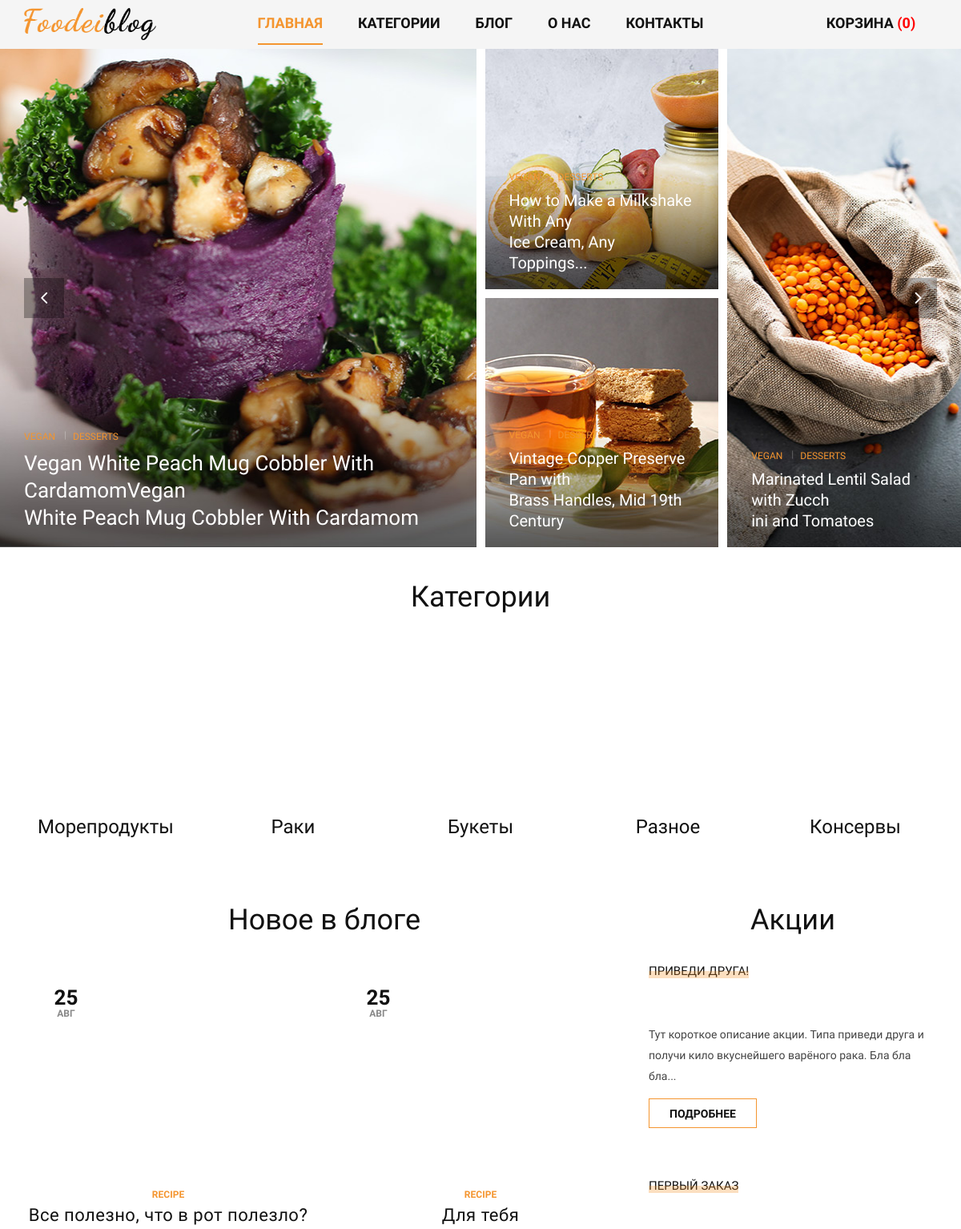
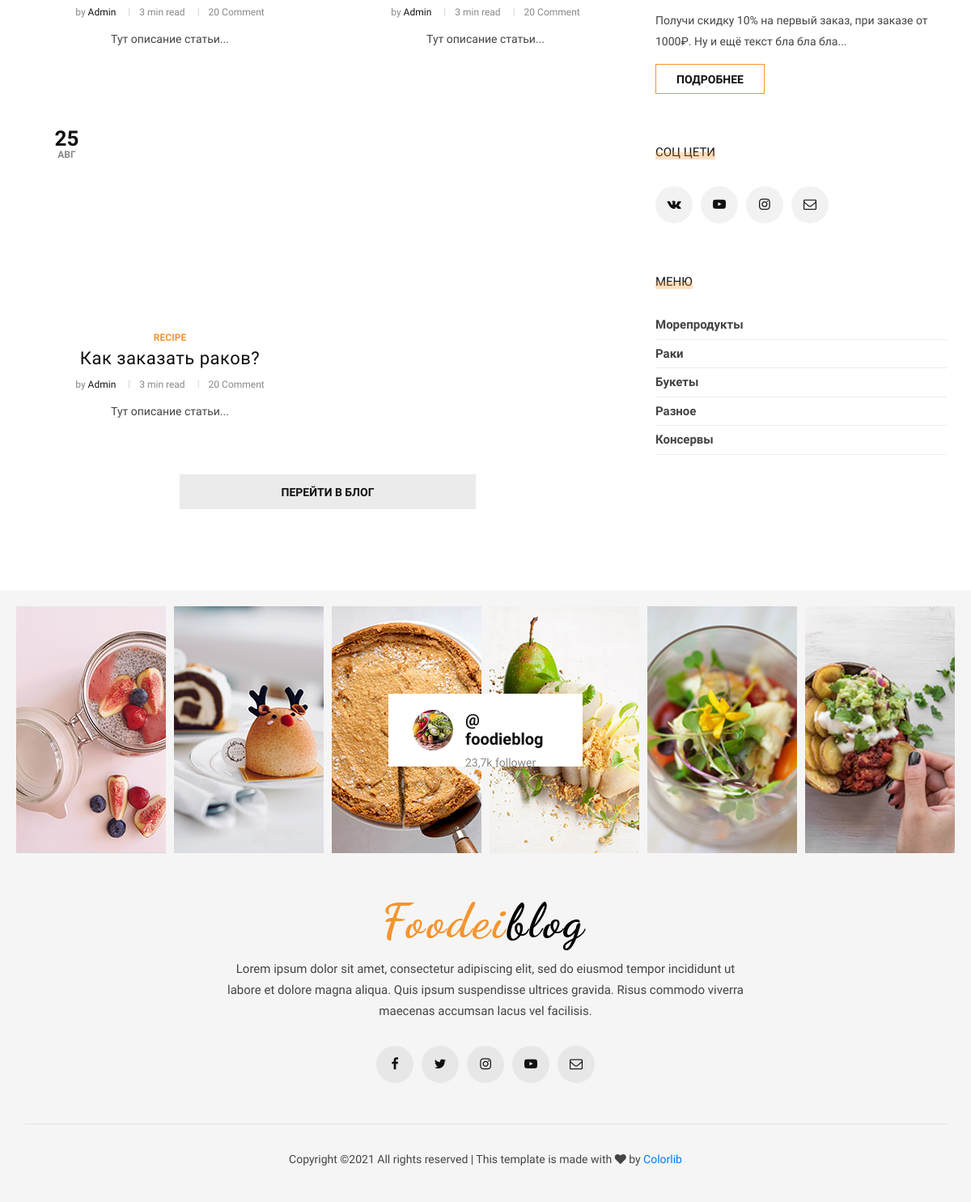
The page / on the database its author committed (2 pictures, top to bottom).
### mainapp/models.py (models this page shows, shortened)
class Category(models.Model):
    name = models.CharField(max_length=255, verbose_name='Имя категории')
    slug = models.SlugField(max_length=255, unique=True)
    image = models.ImageField('Изображение', upload_to='categories', null=True, blank=True)
    description = models.CharField('Описание', max_length=255, null=True, blank=True)
    class Meta:
        verbose_name = 'Категория'
        verbose_name_plural = 'Категории'
    def get_absolute_url(self):
        return reverse('category_detail', args=[str(self.slug)])

class Blog(models.Model):
    title = models.CharField('Заголовок', max_length=250)
    text = models.TextField('Текст', max_length=2000)
    short_text = models.TextField('Описание', max_length=500, blank=True, null=True)
    image_large = models.ImageField('Большое изображение', upload_to='img/blog/large')
    image_small = models.ImageField('Маленькое изображение', upload_to='img/blog/small')
    slug = models.SlugField(unique=True)
    date = models.DateField('Дата', default=timezone.now)
    published = models.BooleanField('Опубликовано', default=False)
    class Meta:
        verbose_name = 'Блог'
        verbose_name_plural = 'Блог'
    def get_absolute_url(self):
        return reverse('blog_detail', args=[str(self.slug)])

class Promo(models.Model):
    name = models.CharField('Название', max_length=250)
    text = models.TextField('Текст', max_length=2000)
    short_text = models.TextField('Короткий текст', max_length=1000)
    image = models.ImageField('Изображение', upload_to='promo')
    small_image = models.ImageField('Превью', upload_to='promo')
    slug = models.SlugField(unique=True)
    date = models.DateField('Дата', default=timezone.now)
    published = models.BooleanField('Опубликовано', default=False)
    class Meta:
        verbose_name = 'Акция'
        verbose_name_plural = 'Акции'

### mainapp/views.py (the view)
# urls.py: path('', home, name='home'),
def home(request):
    if 'cart_pk' not in request.session:
        cart = Cart.objects.create()
        cart_pk = cart.pk
        cart.save()
        request.session['cart_pk'] = cart_pk
    cart = Cart.objects.get(pk=request.session['cart_pk'])
    products = Product.objects.all()
    promo = Promo.objects.all()
    images = CarouselImages.objects.filter(category__name='На главной', is_active=True)
    blog = Blog.objects.all()[:5]
    context = {
        'products': products,
        'category': Category.objects.all(),
        'cart_product_count': cart.total_products,
        'images': images,
        'promo': promo,
        'blog': blog,
    }
    return render(request, 'home.html', context)

### mainapp/templates/home.html
{% load static %}
{% include 'head.html' %}
<body>
{% include 'header.html' %}
{% include 'slider.html' %}
<section class="categories spad">
  <div class="container">
    <h2 style="text-align: center; margin: 30px 30px">Категории</h2>
    <div class="row">
      {% for item in category %}
        <div class="col-lg col-md-6 col-sm-6">
          <a href="{{ item.get_absolute_url }}">
            <div class="categories__item set-bg"
                 data-setbg="{{ item.image.url }}">
              <div class="hero__inside__item__text">
                <div class="hero__inside__item--text">
                  <h4 style="margin-bottom: 30px; background-color: white; text-align: center">{{ item.name }}</h4>
                </div>
              </div>
            </div>
          </a>
        </div>
      {% endfor %}
    </div>
  </div>
  <div class="categories__post">
    <div class="container">
      <div class="row">
        <div class="col-lg-8 hero__inside__item--metacol-md-8">
          <h2 style="text-align: center; margin: 30px 30px">Новое в блоге</h2>
          <div class="row">
            {% for item in blog %}
              <div class="categories__post__item col-6">
              <div class="categories__post__item__pic small__item set-bg"
                   data-setbg="{{ item.image_small.url }}">
                <div class="post__meta">
                  <h4>{{ item.date|date:'d' }}</h4>
                  <span>{{ item.date|date:'M' }}</span>
                </div>
              </div>
              <div class="categories__post__item__text">
                <span class="post__label">Recipe</span>
                <h3><a href="{{ item.get_absolute_url }}">{{ item.title }}</a></h3>
                <ul class="post__widget">
                  <li>by <span>Admin</span></li>
                  <li>3 min read</li>
                  <li>20 Comment</li>
                </ul>
                <p>{{ item.short_text }}</p>
              </div>
            </div>
            {% endfor %}
            <div class="col-lg-12 text-center">
              <div class="load__more__btn">
                <a href="{% url 'blog' %}">Перейти в Блог</a>
              </div>
            </div>
          </div>
        </div>
        {% include 'sidebar.html' %}
      </div>
    </div>
  </div>
</section>
{% include 'footer.html' %}

### mainapp/templates/sidebar.html (shortened to what this page needs)
<div class="col-lg-4 col-md-4">
          <h2 style="text-align: center; margin: 30px 30px">Акции</h2>
          <div class="sidebar__item">
            {% for item in promo %}
              <div class="sidebar__about__item">
                <div class="sidebar__item__title">
                  <h6>{{ item.name }}</h6>
                </div>
                <p>{{ item.short_text }}</p>
                <a href="{{ item.get_absolute_url }}" class="primary-btn">Подробнее</a>
              </div>
            {% endfor %}
            <div class="sidebar__follow__item">
              <div class="sidebar__item__title">
                <h6>Соц цети</h6>
              </div>
              <div class="sidebar__item__follow__links">
                <a href="#"><i class="fa fa-vk"></i></a>
                <a href="#"><i class="fa fa-youtube-play"></i></a>
                <a href="#"><i class="fa fa-instagram"></i></a>
                <a href="#"><i class="fa fa-envelope-o"></i></a>
              </div>
            </div>
            <div class="sidebar__item__categories">
              <div class="sidebar__item__title">
                <h6>Меню</h6>
              </div>
              <ul>
                {% for item in category %}
                  <li><a href="#">{{ item.name }} </a></li>
                {% endfor %}
              </ul>
            </div>
          </div>
        </div>

### rows shown on the page
Category: name "Морепродукты"
Category: name "Раки"
Category: name "Букеты"
Category: name "Разное"
Category: name "Консервы"
Blog: date "25", date "АВГ", title "Все полезно, что в рот полезло?", short_text "Тут описание статьи..."
Blog: date "25", date "АВГ", title "Для тебя", short_text "Тут описание статьи..."
Blog: date "25", date "АВГ", title "Как заказать раков?", short_text "Тут описание статьи..."
Promo: name "ПРИВЕДИ ДРУГА!", short_text "Тут короткое описание акции. Типа приведи друга и получи кило вкуснейшего варёного рака. Бла бла бла..."
Promo: name "ПЕРВЫЙ ЗАКАЗ", short_text "Получи скидку 10% на первый заказ, при заказе от 1000₽. Ну и ещё текст бла бла бла..."

### other values the page prints
{{ cart_product_count }} "0"
